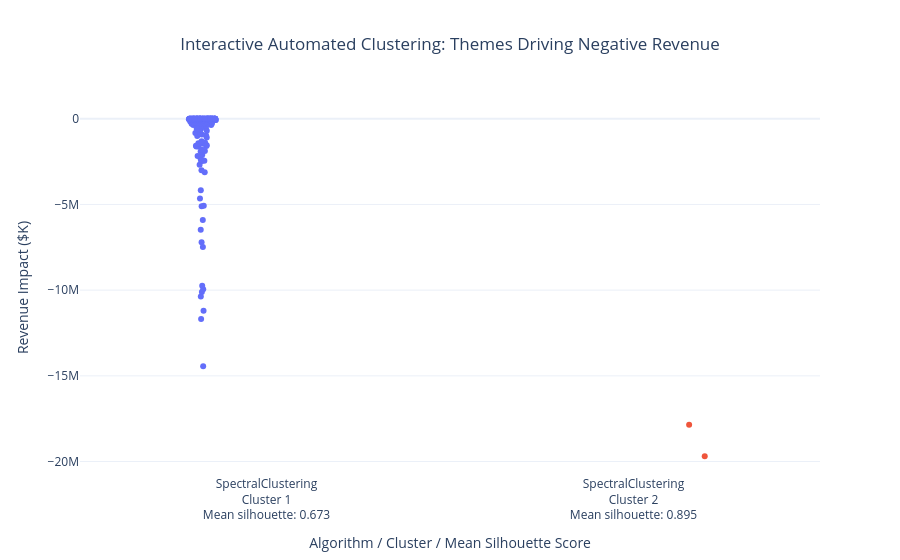

Source (notebook cell):
### Markdown cell above
# Which Casinos Offer Similar Mechanics Leading to Loss ?

### Code cell
mechanic_columns = [
    column for column in df.columns if str(column).lower().startswith("mech_")
]
mechanics_matrix = df[mechanic_columns].to_numpy()

clustered_dict = cluster_themes_by_revenue_np(
    themes_matrix=mechanics_matrix,
    revenue_vector=revenue_vector,
    theme_names=mechanic_columns,
    target_type="negative",
)

interactive_plot = plot_clusters(clustered_dict, target_type="negative")
interactive_plot

### Figure 1 — Plotly figure (JSON) as saved in the notebook; plotly's stock layout.template omitted (floating-point values rounded to 4 significant figures; data arrays with more than 128 entries replaced by an {"elided": "..."} marker saying what was removed)
{"data": [{"alignmentgroup": "True", "boxpoints": "all", "customdata": {"elided": "195x3 float values"}, "fillcolor": "rgba(255,255,255,0)", "hoveron": "points", "hovertemplate": "<b>%{hovertext}</b><br><br>Cluster=Cluster 1<br>Algorithm / Cluster / Mean Silhouette Score=%{x}<br>Revenue Impact ($K)=%{y}<br>Corr=%{customdata[0]}<br>Target Period Avg=%{customdata[1]}<br>Cluster Score=%{customdata[2]}<extra></extra>", "hovertext": {"elided": "195 str values"}, "legendgroup": "Cluster 1", "line": {"color": "rgba(255,255,255,0)"}, "marker": {"color": "#636efa"}, "name": "Cluster 1", "offsetgroup": "Cluster 1", "orientation": "v", "pointpos": 0, "showlegend": true, "type": "box", "x": {"elided": "195 str values"}, "x0": " ", "xaxis": "x", "y": {"elided": "195 float values"}, "y0": " ", "yaxis": "y"}, {"alignmentgroup": "True", "boxpoints": "all", "customdata": [[0.0008094, -131100.0, 0.8945], [0.0006245, -130500.0, 0.8945]], "fillcolor": "rgba(255,255,255,0)", "hoveron": "points", "hovertemplate": "<b>%{hovertext}</b><br><br>Cluster=Cluster 2<br>Algorithm / Cluster / Mean Silhouette Score=%{x}<br>Revenue Impact ($K)=%{y}<br>Corr=%{customdata[0]}<br>Target Period Avg=%{customdata[1]}<br>Cluster Score=%{customdata[2]}<extra></extra>", "hovertext": ["mech_116", "mech_168"], "legendgroup": "Cluster 2", "line": {"color": "rgba(255,255,255,0)"}, "marker": {"color": "#EF553B"}, "name": "Cluster 2", "offsetgroup": "Cluster 2", "orientation": "v", "pointpos": 0, "showlegend": true, "type": "box", "x": ["SpectralClustering<br>Cluster 2<br>Mean silhouette: 0.895", "SpectralClustering<br>Cluster 2<br>Mean silhouette: 0.895"], "x0": " ", "xaxis": "x", "y": [-19690000.0, -17860000.0], "y0": " ", "yaxis": "y"}], "layout": {"boxmode": "group", "legend": {"title": {"text": "Cluster"}, "tracegroupgap": 0}, "showlegend": false, "title": {"text": "Interactive Automated Clustering: Themes Driving Negative Revenue", "x": 0.5}, "xaxis": {"anchor": "y", "domain": [0, 1], "title": {"text": "Algorithm / Cluster / Mean Silhouette Score"}, "type": "category"}, "yaxis": {"anchor": "x", "domain": [0, 1], "title": {"text": "Revenue Impact ($K)"}}}}
